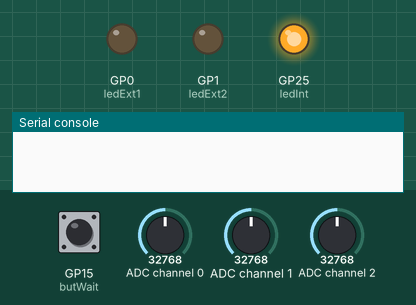
Bench run of a program on a simulated Raspberry Pi Pico running CircuitPython. Parts: output pins drawn as LEDs (lit = HIGH), the last lines printed to the serial console. Dashed ring = blinking. The inputs (shaded band) are chosen by the test bench; at power-on: ADC channel 0 = 32768, ADC channel 1 = 32768, ADC channel 2 = 32768, GP15 (butWait) HIGH (analog values on the 0–65535 scale).

Above: at 0.1 s.
At 0.6 s:
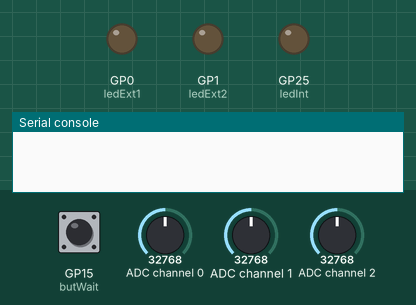
At 2.2 s:
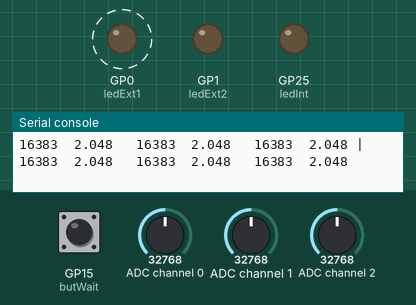
2.3 s: ADC channel 0 set to 19660
5.3 s: ADC channel 1 set to 19660
8.3 s: ADC channel 2 set to 19660
11.3 s: ADC channel 0 set to 32767
14.3 s: ADC channel 1 set to 32767
17.3 s: ADC channel 2 set to 0
Timing chart, 0 to 20.7 s (numbered marks = the images above; inputs shaded):
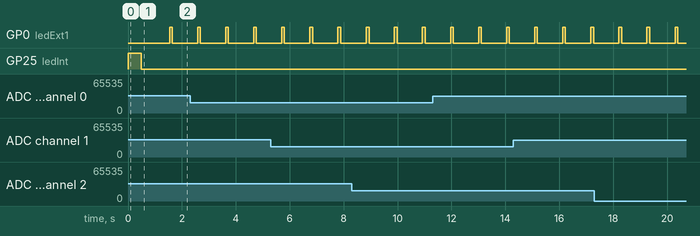

Measured:
- by itself, GP0 (ledExt1): alternates HIGH for 0.10 s and LOW for 0.94 s

The program:

ads1115test_pcb.py
```python
import time
import board
import busio
import digitalio
import adafruit_ads1x15.ads1115 as ADS
from adafruit_ads1x15.analog_in import AnalogIn

# this file has pin layout like the PCB v1

ledInt = digitalio.DigitalInOut(board.LED)
ledInt.direction = digitalio.Direction.OUTPUT

butWait = digitalio.DigitalInOut(board.GP15)
butWait.switch_to_input(pull=digitalio.Pull.UP) # they close to GND

# press button to avoid program
if (not butWait.value):
    while True:
        ledInt.value = True
        time.sleep(0.1)
        ledInt.value = False
        time.sleep(0.4)

ledExt1 = digitalio.DigitalInOut(board.GP0)
ledExt1.direction = digitalio.Direction.OUTPUT
ledExt2 = digitalio.DigitalInOut(board.GP1)
ledExt2.direction = digitalio.Direction.OUTPUT

# Create the I2C bus
pinSCA = board.GP26 # GP20 # GP16
pinSCL = board.GP27 # GP21 # GP17
i2c = busio.I2C(scl = pinSCL, sda = pinSCA)

# Create the ADC object using the I2C bus
ads1 = ADS.ADS1115(i2c, address=0x48)
ads2 = ADS.ADS1115(i2c, address=0x49)

# Create single-ended input on channel 0
chan1 = AnalogIn(ads1, ADS.P0)
chan2 = AnalogIn(ads1, ADS.P1)
chan3 = AnalogIn(ads1, ADS.P2)

chan4 = AnalogIn(ads2, ADS.P0)
chan5 = AnalogIn(ads2, ADS.P1)
chan6 = AnalogIn(ads2, ADS.P2)

# Create differential input between channel 0 and 1
#chan = AnalogIn(ads, ADS.P0, ADS.P1)

ledInt.value = True
time.sleep(0.5)
ledInt.value = False
time.sleep(0.5)

print("{:>5}\t{:>5}".format('raw', 'v'))

while True:
    print("{:>5}\t{:>5.3f}   {:>5}\t{:>5.3f}   {:>5}\t{:>5.3f} | {:>5}\t{:>5.3f}   {:>5}\t{:>5.3f}   {:>5}\t{:>5.3f}".format(
        chan1.value, chan1.voltage, chan2.value, chan2.voltage, chan3.value, chan3.voltage,
        chan4.value, chan4.voltage, chan5.value, chan5.voltage, chan6.value, chan6.voltage
    ))
    time.sleep(0.5)
    ledExt1.value = True
    time.sleep(0.1)
    ledExt1.value = False
    time.sleep(0.4)
```
